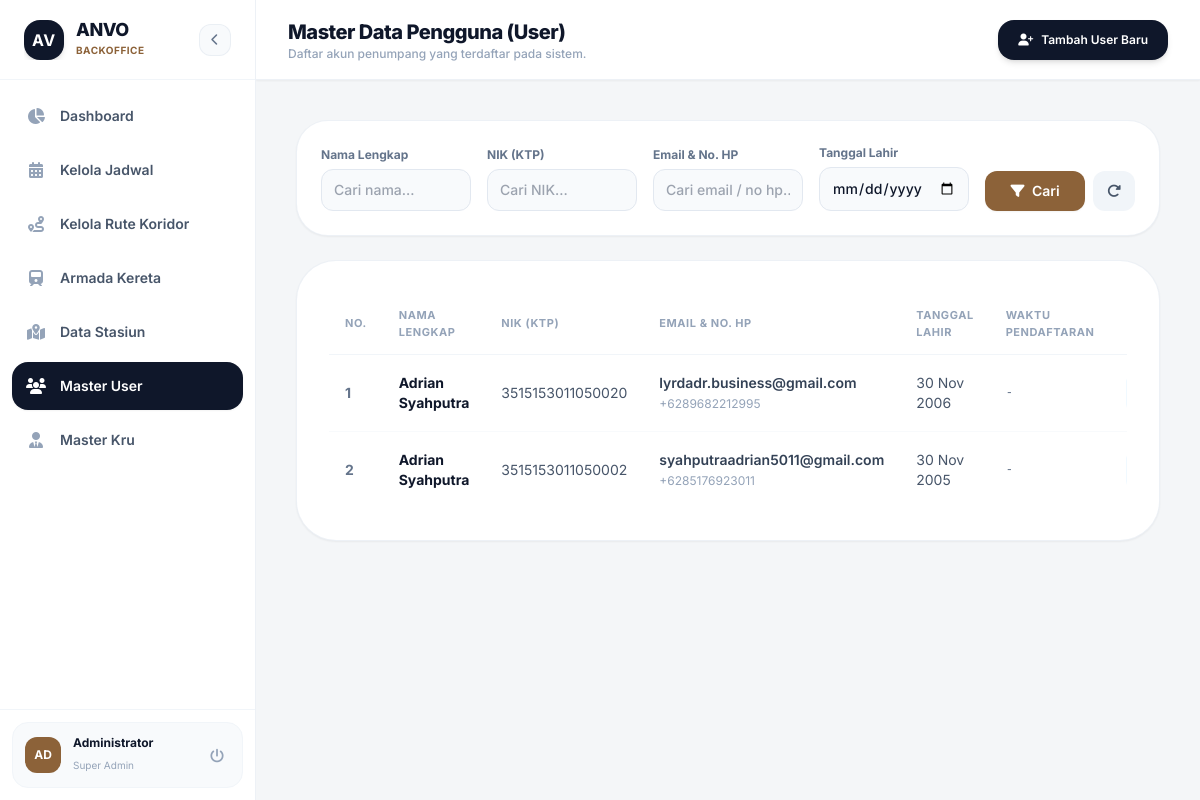
Page /public/user on the committed database.
### tables this page shows
CREATE TABLE `users` (
  `id_user` int(11) NOT NULL,
  `nama` varchar(100) NOT NULL,
  `tanggal_lahir` date DEFAULT NULL,
  `nik` varchar(16) DEFAULT NULL,
  `email` varchar(100) NOT NULL,
  `password` varchar(255) NOT NULL,
  `no_hp` varchar(20) NOT NULL,
  `reset_token` varchar(6) DEFAULT NULL,
  `token_expire` datetime DEFAULT NULL
);

### app/Core/Controller.php (called while the page is built, shortened)
<?php
class Controller {
    public function view($view, $data = []) {
        extract($data);
        require_once '../views/' . $view . '.php';
    }
    public function model($model) {
        return new $model;
    }
}
?>

### app/Controllers/UserController.php (called while the page is built, shortened)
<?php
class UserController extends Controller {
    public function index() {
        $adminModel = $this->model('AdminModel');
        $nama = $_GET['nama'] ?? '';
        $nik = $_GET['nik'] ?? '';
        $kontak = $_GET['kontak'] ?? '';
        $tanggal_lahir = $_GET['tanggal_lahir'] ?? '';
        $data['judul'] = 'Master User - ANVO Admin';
        $data['user_list'] = $adminModel->getAllUsers($nama, $nik, $kontak, $tanggal_lahir);
        $data['filter'] = [
            'nama' => $nama,
            'nik' => $nik,
            'kontak' => $kontak,
            'tanggal_lahir' => $tanggal_lahir
        ];
        $this->view('admin/user_master', $data);
    }
}

### app/Core/App.php (called while the page is built, shortened)
<?php
class App {
    protected $method = 'index';
    protected $params = [];
    public function __construct() {
        $this->controller = new $this->controller;
        call_user_func_array([$this->controller, $this->method], $this->params);
    }
}
?>

### public/index.php (called while the page is built, shortened)
<?php
require_once '../app/Config/Database.php';
require_once '../app/Core/Controller.php';
require_once '../app/Core/App.php';
$app = new App();

### app/Models/AdminModel.php (called while the page is built, shortened)
<?php
class AdminModel {
    private $db;
    public function __construct() {
        $this->db = Database::getInstance()->getConnection();
    }
    public function getAllUsers($nama = '', $nik = '', $kontak = '', $tanggal_lahir = '') {
        $sql = "SELECT * FROM users WHERE 1=1";
        $params = [];
        $sql .= " ORDER BY id_user DESC";
        $stmt = $this->db->prepare($sql);
        $stmt->execute($params);
        return $stmt->fetchAll(PDO::FETCH_ASSOC);
    }
}

### app/Config/Database.php (called while the page is built, shortened)
<?php
class Database {
    private static $instance = null;
    private $pdo;
    private function __construct() {
        $config = parse_ini_file(__DIR__ . '/database.ini');
        $dsn = "mysql:host={$config['db_host']};dbname={$config['db_name']};charset=utf8mb4";
        $options = [
            PDO::ATTR_ERRMODE            => PDO::ERRMODE_EXCEPTION,
            PDO::ATTR_DEFAULT_FETCH_MODE => PDO::FETCH_ASSOC,
            PDO::ATTR_EMULATE_PREPARES   => false,
            PDO::ATTR_PERSISTENT         => true
        ];
        try {
            $this->pdo = new PDO($dsn, $config['db_user'], $config['db_pass'], $options);
        } catch (PDOException $e) {
            error_log("Koneksi Database PDO Gagal: " . $e->getMessage());
            throw new Exception("Sistem sedang mengalami gangguan. Silakan coba beberapa saat lagi.");
        }
    }
    public static function getInstance() {
        if (self::$instance === null) {
            self::$instance = new self();
        }
        return self::$instance;
    }
    public function getConnection() {
        return $this->pdo;
    }
}
?>

### views/admin/user_master.php (the view, shortened to what this page needs)
<?php
$data['active_menu'] = 'user';
require_once __DIR__ . '/../layouts/admin/header.php';
require_once __DIR__ . '/../layouts/admin/sidebar.php';
?>
    <div class="flex-1 flex flex-col min-w-0">
        <header class="h-20 bg-white border-b border-slate-200/60 px-8 flex justify-between items-center sticky top-0 z-25 shadow-sm">
            <div>
                <h1 class="text-xl font-extrabold text-[#0F172A] tracking-tight">Master Data Pengguna (User)</h1>
                <p class="text-xs text-slate-400 font-medium">Daftar akun penumpang yang terdaftar pada sistem.</p>
            </div>
            <div>
                <button onclick="openModal('modal-tambah-user')" class="bg-[#0F172A] hover:bg-[#8C6239] text-white px-5 py-3 rounded-2xl text-xs font-semibold transition-all shadow-md flex items-center gap-2">
                    <i class="fa-solid fa-user-plus"></i> Tambah User Baru
                </button>
            </div>
        </header>
        <main class="flex-1 p-8 lg:p-10 space-y-6 overflow-y-auto">
            <div class="bg-white p-6 rounded-[2rem] border border-slate-200/60 shadow-sm">
                <form action="/anvo/public/user" method="GET" class="grid grid-cols-1 sm:grid-cols-2 lg:grid-cols-5 gap-4 items-end">
                    <div>
                        <label class="text-xs font-bold text-slate-500 block mb-1.5">Nama Lengkap</label>
                        <input type="text" name="nama" value="<?= $data['filter']['nama'] ?? '' ?>" placeholder="Cari nama..." class="w-full bg-slate-50 border border-slate-200 rounded-xl px-3 py-2.5 text-sm font-medium focus:outline-none focus:border-[#8C6239]">
                    </div>
                    <div>
                        <label class="text-xs font-bold text-slate-500 block mb-1.5">NIK (KTP)</label>
                        <input type="text" name="nik" value="<?= $data['filter']['nik'] ?? '' ?>" placeholder="Cari NIK..." class="w-full bg-slate-50 border border-slate-200 rounded-xl px-3 py-2.5 text-sm font-medium focus:outline-none focus:border-[#8C6239]">
                    </div>
                    <div>
                        <label class="text-xs font-bold text-slate-500 block mb-1.5">Email & No. HP</label>
                        <input type="text" name="kontak" value="<?= $data['filter']['kontak'] ?? '' ?>" placeholder="Cari email / no hp..." class="w-full bg-slate-50 border border-slate-200 rounded-xl px-3 py-2.5 text-sm font-medium focus:outline-none focus:border-[#8C6239]">
                    </div>
                    <div>
                        <label class="text-xs font-bold text-slate-500 block mb-1.5">Tanggal Lahir</label>
                        <input type="date" name="tanggal_lahir" value="<?= $data['filter']['tanggal_lahir'] ?? '' ?>" class="w-full bg-slate-50 border border-slate-200 rounded-xl px-3 py-2.5 text-sm font-medium focus:outline-none focus:border-[#8C6239]">
                    </div>
                    <div class="flex gap-2">
                        <button type="submit" class="flex-1 bg-[#8C6239] hover:bg-[#74502e] text-white py-2.5 rounded-xl font-semibold text-sm transition-all shadow-sm">
                            <i class="fa-solid fa-filter mr-1"></i> Cari
                        </button>
                        <a href="/anvo/public/user" class="px-3.5 py-2.5 bg-slate-100 hover:bg-slate-200 text-slate-600 rounded-xl font-semibold text-sm transition-all flex items-center justify-center" title="Reset Filter">
                            <i class="fa-solid fa-rotate-right"></i>
                        </a>
                    </div>
                </form>
            </div>
            <div class="bg-white p-8 rounded-[2.5rem] border border-slate-200/60 shadow-sm space-y-6">
                <div class="overflow-x-auto custom-scrollbar">
                    <table class="w-full text-left border-collapse">
                        <thead>
                            <tr class="border-b border-slate-100 text-[11px] uppercase text-slate-400 font-bold tracking-wider">
                                <th class="py-3.5 px-4">No.</th>
                                <th class="py-3.5 px-4">Nama Lengkap</th>
                                <th class="py-3.5 px-4">NIK (KTP)</th>
                                <th class="py-3.5 px-4">Email & No. HP</th>
                                <th class="py-3.5 px-4">Tanggal Lahir</th>
                                <th class="py-3.5 px-4">Waktu Pendaftaran</th>
                                <th class="py-3.5 px-4 text-center">Aksi (Detail, Edit, Hapus)</th>
                            </tr>
                        </thead>
                        <tbody class="text-sm divide-y divide-slate-50">
                            <?php if(empty($data['user_list'])): ?>
                                <tr>
                                    <td colspan="7" class="py-12 text-center text-slate-400 font-medium text-xs">Tidak ada data pengguna yang ditemukan.</td>
                                </tr>
                            <?php else: ?>
                                <?php $no = 1; foreach($data['user_list'] as $u): ?>
                                    <tr class="hover:bg-slate-50/60 transition-colors">
                                        <td class="py-4 px-4 font-bold text-slate-500"><?= $no++ ?></td>
                                        <td class="py-4 px-4 font-bold text-[#0F172A]"><?= $u['nama'] ?></td>
                                        <td class="py-4 px-4 text-slate-600"><?= $u['nik'] ?? '-' ?></td>
                                        <td class="py-4 px-4">
                                            <span class="font-semibold text-slate-700 block"><?= $u['email'] ?></span>
                                            <span class="text-xs text-slate-400"><?= $u['no_hp'] ?></span>
                                        </td>
                                        <td class="py-4 px-4 text-slate-600"><?= $u['tanggal_lahir'] ? date('d M Y', strtotime($u['tanggal_lahir'])) : '-' ?></td>
                                        <td class="py-4 px-4 text-xs font-mono text-slate-500">
                                            <?= !empty($u['created_at']) ? date('d M Y, H:i', strtotime($u['created_at'])) : '-' ?>
                                        </td>
                                        <td class="py-4 px-4 text-center">
                                        </td>
                                    </tr>
                                <?php endforeach; ?>
                            <?php endif; ?>
                        </tbody>
                    </table>
                </div>
            </div>
        </main>
    </div>
<?php require_once __DIR__ . '/../layouts/admin/footer.php'; ?>

### views/layouts/admin/header.php (style rules this page uses)
body { font-family: 'Inter', sans-serif; }

### rows in the picture
users: nama "Adrian Syahputra", nik "3515153011050020", email "lyrdadr.business@gmail.com", no_hp "+6289682212995", tanggal_lahir "30 Nov 2006"
users: nama "Adrian Syahputra", nik "3515153011050002", email "syahputraadrian5011@gmail.com", no_hp "+6285176923011", tanggal_lahir "30 Nov 2005"
